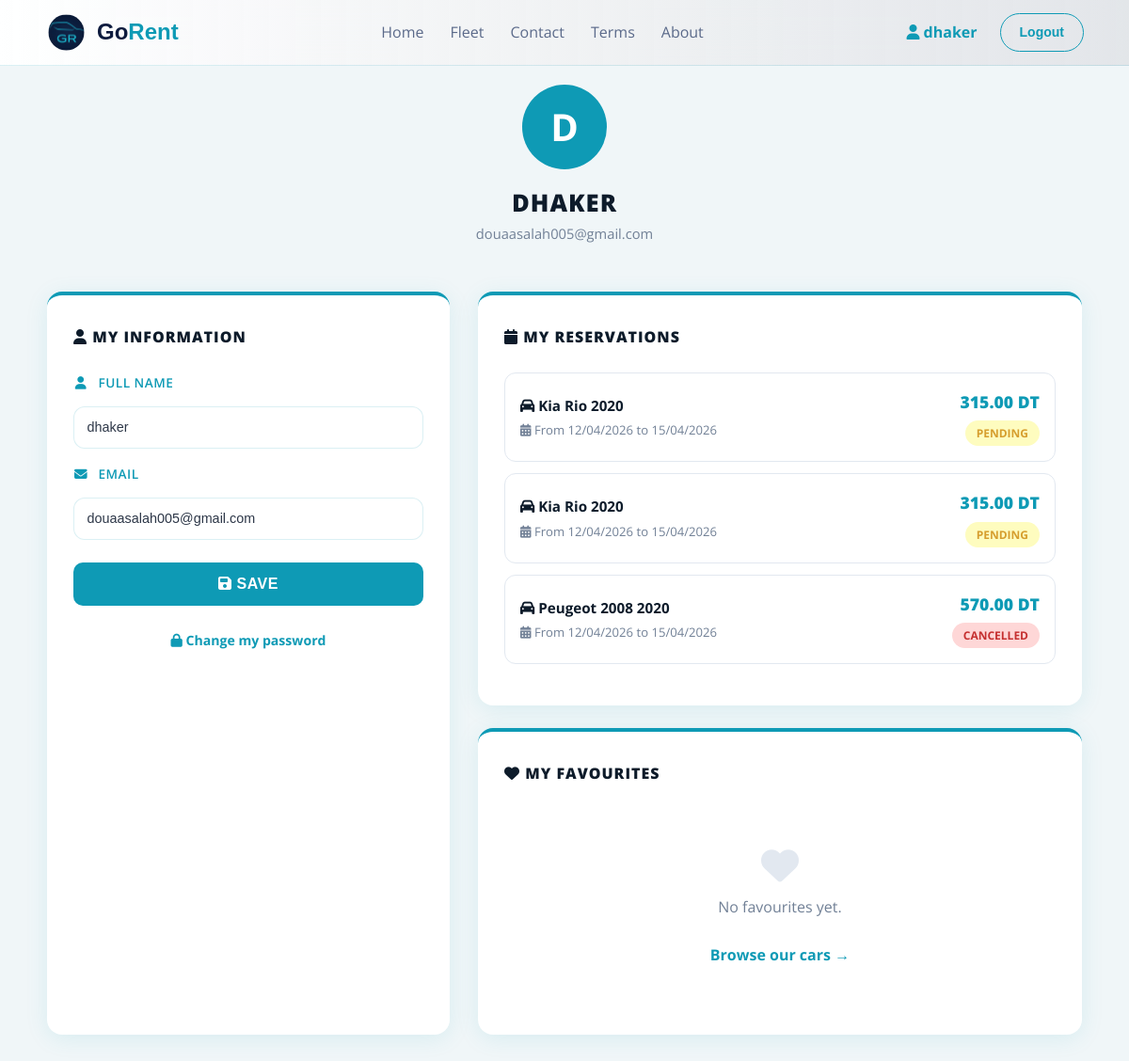
Screenshot of /profil.php (signed in) with the database file from the repository.
### tables this page shows
CREATE TABLE `users` (
  `idclient` int(11) NOT NULL,
  `email` varchar(70) NOT NULL,
  `nom` varchar(100) NOT NULL,
  `motdepasse` varchar(100) NOT NULL,
  `created_at` timestamp NOT NULL DEFAULT current_timestamp() ON UPDATE current_timestamp()
);

CREATE TABLE `reservation` (
  `id_reservation` int(11) NOT NULL,
  `id_client` int(11) NOT NULL,
  `id_voiture` int(11) NOT NULL,
  `date_reservation` timestamp NOT NULL DEFAULT current_timestamp(),
  `date_debut` date NOT NULL,
  `date_fin` date NOT NULL,
  `statut` varchar(20) DEFAULT 'En attente',
  `total` decimal(10,2) DEFAULT NULL,
  `telephone` varchar(20) DEFAULT NULL,
  `adresse` text DEFAULT NULL,
  `datenaiss` date DEFAULT NULL,
  `civility` varchar(10) DEFAULT NULL
);

CREATE TABLE `voitures` (
  `id` int(11) NOT NULL,
  `marque` varchar(20) NOT NULL,
  `modele` varchar(20) NOT NULL,
  `annee` int(11) NOT NULL,
  `imgfront` varchar(255) NOT NULL,
  `imginter` varchar(255) NOT NULL,
  `imgcote` varchar(255) NOT NULL,
  `type` varchar(20) NOT NULL,
  `boite` varchar(20) NOT NULL,
  `carburant` varchar(20) NOT NULL,
  `places` int(11) NOT NULL,
  `bagages` int(11) NOT NULL,
  `prix` decimal(6,0) NOT NULL
);

### profil.php (the view, shortened to what this page needs)
<?php
$conn = new mysqli('localhost', 'root', '', 'locationvoitures');
$user_id = $_SESSION['user_id'];
$stmt = $conn->prepare("SELECT nom, email FROM users WHERE idclient = ?");
$stmt->bind_param("i", $user_id);
$stmt->execute();
$stmt->bind_result($nom, $email);
$reservations = [];
$res = $conn->prepare("
    SELECT r.id_reservation, v.marque, v.modele, v.annee, r.date_debut, r.date_fin, r.statut, r.total
    FROM reservation r
    JOIN voitures v ON r.id_voiture = v.id
    WHERE r.id_client = ?
    ORDER BY r.date_reservation DESC
");
$res->bind_param("i", $user_id);
$res->execute();
$result = $res->get_result();
while ($row = $result->fetch_assoc()) {
    $reservations[] = $row;
}
$favoris = [];
?>
<?php include 'navbar.php'; ?>
<div class="profil-page">
    <div class="profil-header">
        <div class="profil-avatar">
            <?= strtoupper(substr($nom, 0, 1)) ?>
        </div>
        <h2><?= htmlspecialchars($nom) ?></h2>
        <p><?= htmlspecialchars($email) ?></p>
    </div>
    <div class="profil-grid">
        <div class="profil-card">
            <h3><i class="fa fa-user"></i> My Information</h3>
            <form method="POST">
                <div class="form-group">
                    <label><i class="fa fa-user"></i> Full Name</label>
                    <input type="text" name="nom" value="<?= htmlspecialchars($nom) ?>" required>
                </div>
                <div class="form-group">
                    <label><i class="fa fa-envelope"></i> Email</label>
                    <input type="email" name="email" value="<?= htmlspecialchars($email) ?>" required>
                </div>
                <button type="submit" name="modifier_profil" class="btn-submit">
                    <i class="fa fa-floppy-disk"></i> Save
                </button>
            </form>
            <br>
            <a href="forgot_password.php"
                style="display:block; text-align:center; color:var(--blue); font-size:0.88rem; font-weight:700; text-decoration:none;">
                <i class="fa fa-lock"></i> Change my password
            </a>
        </div>
        <div class="profil-right-col">
            <div class="reservations-card">
                <h3><i class="fa fa-calendar"></i> My Reservations</h3>
                <?php if (empty($reservations)): ?>
                    <div class="empty-reservations">
                        <i class="fa fa-car"></i>
                        <p>No reservations yet.</p>
                        <br>
                        <a href="home.php#fleet-section" style="color:var(--blue); font-weight:700; text-decoration:none;">
                            Browse our cars →
                        </a>
                    </div>
                <?php else: ?>
                    <?php foreach ($reservations as $r): ?>
                        <div class="reservation-item">
                            <div class="reservation-info">
                                <h4><i class="fa fa-car"></i> <?= $r['marque'] . ' ' . $r['modele'] . ' ' . $r['annee'] ?>
                                </h4>
                                <p><i class="fa fa-calendar-days"></i> From
                                    <?= date('d/m/Y', strtotime($r['date_debut'])) ?> to
                                    <?= date('d/m/Y', strtotime($r['date_fin'])) ?>
                                </p>
                            </div>
                            <div class="reservation-right">
                                <div class="prix"><?= $r['total'] ?? '—' ?> DT</div>
                                <?php
                                $statut = strtolower($r['statut']);
                                $classe = match ($statut) {
                                    'Confirmed', 'confirmed' => 'statut-confirmee',
                                    'Cancelled', 'cancelled' => 'statut-annulee',
                                    default => 'statut-attente'
                                };
                                ?>
                                <span class="statut <?= $classe ?>"><?= $r['statut'] ?></span>
                            </div>
                        </div>
                    <?php endforeach; ?>
                <?php endif; ?>
            </div>
            <div class="reservations-card">
                <h3><i class="fa fa-heart"></i> My Favourites</h3>
                <?php if (empty($favoris)): ?>
                    <div class="empty-reservations">
                        <i class="fa fa-heart"></i>
                        <p>No favourites yet.</p>
                        <br>
                        <a href="home.php#fleet-section" style="color:var(--blue); font-weight:700; text-decoration:none;">
                            Browse our cars →
                        </a>
                    </div>
                <?php endif; ?>
            </div>
        </div>
    </div>
</div>
</body>
</html>

### styles/style.css (style rules this page uses)
:root { --bg: #f0f3f8; --navy: #0d1b3e; --blue: #0e9ab5; --blue-soft: #EBF4F6; --btnsrv: #0b7d94; --border: rgba(255, 255, 255, 0.5); --text: #0d1b3e; --text-m: #5b6a8a; --font-h: "Urbanist", sans-serif; --font-b: "Urbanist", sans-serif; --nav-height: 70px; --addmin: #1a202c; }
*, *::before, *::after { box-sizing: border-box; margin: 0; padding: 0; }
html { scroll-behavior: smooth; }
body { background: var(--bg); color: var(--text); font-family: var(--font-b); font-size: 16px; line-height: 1.6; overflow-x: hidden; opacity: 0; transition: opacity 0.5s ease-in-out; }
body.loaded { opacity: 1; }
a { text-decoration: none; }

### styles/home.css (style rules this page uses)
body { font-family: 'Segoe UI', sans-serif; }
.form-group { display: flex; flex-direction: column; gap: 6px; margin-bottom: 16px; width: 100%; }
.form-group label { font-size: 0.78rem; font-weight: 700; color: var(--blue); text-transform: uppercase; letter-spacing: 0.5px; }
.form-group label i { margin-right: 5px; }
.form-group select, .form-group input { border: 1.5px solid #e2e8f0; border-radius: 10px; padding: 11px 14px; font-size: 0.92rem; color: #2d3748; background: #f8fafc; outline: none; width: 100%; transition: border-color 0.2s; cursor: pointer; }

### styles/profil.css (style rules this page uses)
:root { --blue: #0e9ab5; --btnsrv: #0a7a91; }
.profil-page { background: #f0f6f8; min-height: 100vh; padding: 90px 40px; }
.profil-header { text-align: center; margin-bottom: 50px; }
.profil-avatar { width: 90px; height: 90px; background: var(--blue); color: white; border-radius: 50%; display: flex; align-items: center; justify-content: center; font-size: 2.5rem; font-weight: 700; margin: 0 auto 16px; }
.profil-header h2 { font-size: 1.6rem; font-weight: 800; color: #0d1b2a; text-transform: uppercase; letter-spacing: 1px; }
.profil-header p { color: #718096; font-size: 0.92rem; }
.profil-grid { display: grid; grid-template-columns: 1fr 1.5fr; gap: 30px; max-width: 1100px; margin: 0 auto; }
.profil-card { background: white; border-radius: 16px; padding: 32px 28px; box-shadow: 0 4px 24px rgba(14, 154, 181, 0.1); border-top: 4px solid var(--blue); }
.profil-card h3 { font-size: 1rem; font-weight: 800; color: #0d1b2a; text-transform: uppercase; letter-spacing: 1px; margin-bottom: 24px; }
.form-group { display: flex; flex-direction: column; gap: 6px; margin-bottom: 16px; }
.form-group label { font-size: 0.78rem; font-weight: 700; color: var(--blue); text-transform: uppercase; letter-spacing: 0.5px; }
.form-group input { border: 1.5px solid #e2e8f0; border-radius: 10px; padding: 11px 14px; font-size: 0.92rem; color: #2d3748; background: #f8fafc; outline: none; width: 100%; transition: border-color 0.2s; box-sizing: border-box; }
.btn-submit { width: 100%; background: var(--blue); color: white; border: none; border-radius: 10px; padding: 14px; font-size: 1rem; font-weight: 700; cursor: pointer; margin-top: 8px; text-transform: uppercase; transition: background 0.2s; }
.reservations-card { background: white; border-radius: 16px; padding: 32px 28px; box-shadow: 0 4px 24px rgba(14, 154, 181, 0.1); border-top: 4px solid var(--blue); }
.reservations-card h3 { font-size: 1rem; font-weight: 800; color: #0d1b2a; text-transform: uppercase; letter-spacing: 1px; margin-bottom: 24px; }
.reservation-item { display: flex; justify-content: space-between; align-items: center; padding: 16px; border: 1.5px solid #e2e8f0; border-radius: 12px; margin-bottom: 12px; transition: border-color 0.2s; }
.reservation-info h4 { font-size: 0.95rem; font-weight: 700; color: #0d1b2a; margin-bottom: 4px; }
.reservation-info p { font-size: 0.82rem; color: #718096; }
.reservation-right { text-align: right; }
.reservation-right .prix { font-size: 1.1rem; font-weight: 800; color: var(--blue); margin-bottom: 6px; }
.statut { display: inline-block; padding: 4px 12px; border-radius: 50px; font-size: 0.75rem; font-weight: 700; text-transform: uppercase; }
.statut-attente { background: #fefcbf; color: #d69e2e; }
.statut-annulee { background: #fed7d7; color: #c53030; }
.empty-reservations { text-align: center; padding: 40px 20px; color: #718096; }
.empty-reservations i { font-size: 2.5rem; color: #e2e8f0; margin-bottom: 12px; }
.profil-right-col { display: flex; flex-direction: column; gap: 24px; }

### rows the page displays
users: nom "D", nom "DHAKER", email "douaasalah005@gmail.com", nom "dhaker"
reservation: id_voiture.marque "Kia", id_voiture.modele "Rio", id_voiture.annee "2020", date_debut "12/04/2026", date_fin "15/04/2026", total "315.00", statut "PENDING"
reservation: id_voiture.marque "Kia", id_voiture.modele "Rio", id_voiture.annee "2020", date_debut "12/04/2026", date_fin "15/04/2026", total "315.00", statut "PENDING"
reservation: id_voiture.marque "Peugeot", id_voiture.modele "2008", id_voiture.annee "2020", date_debut "12/04/2026", date_fin "15/04/2026", total "570.00", statut "CANCELLED"

### other values shown
$_SESSION['user_nom'] "dhaker"
